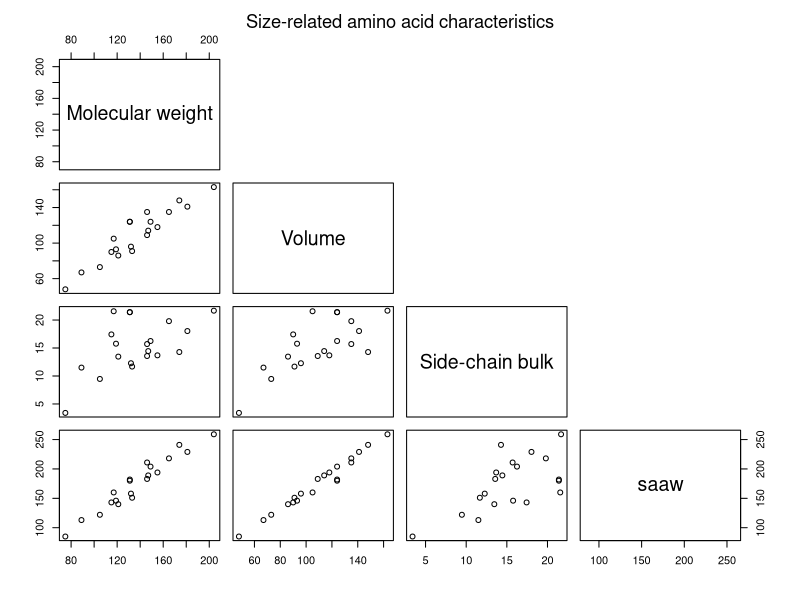
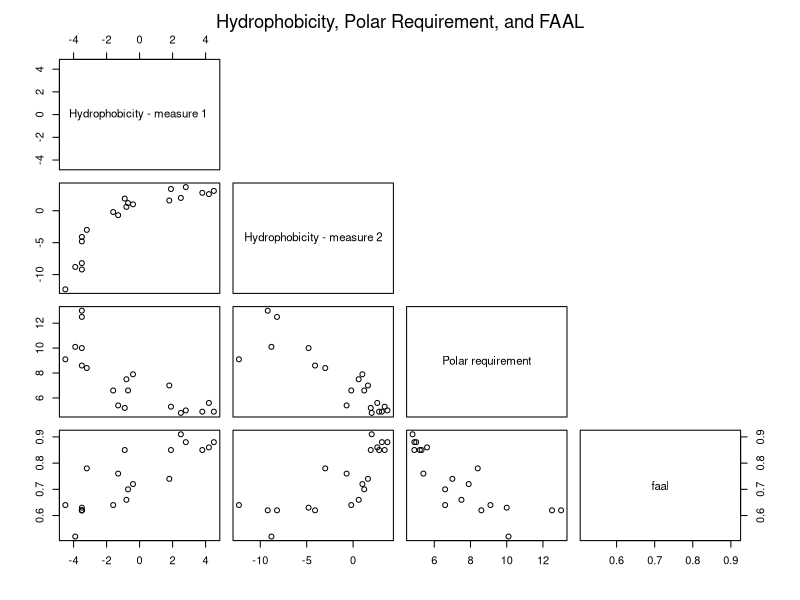
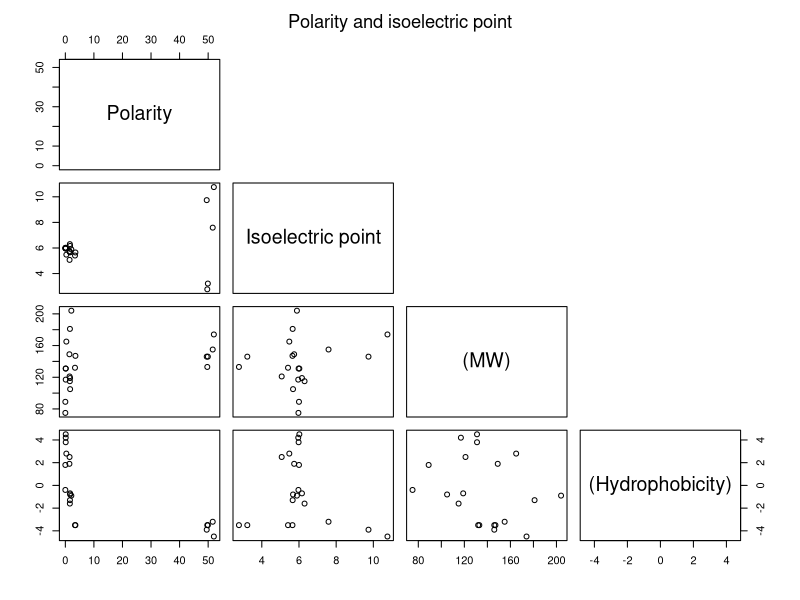
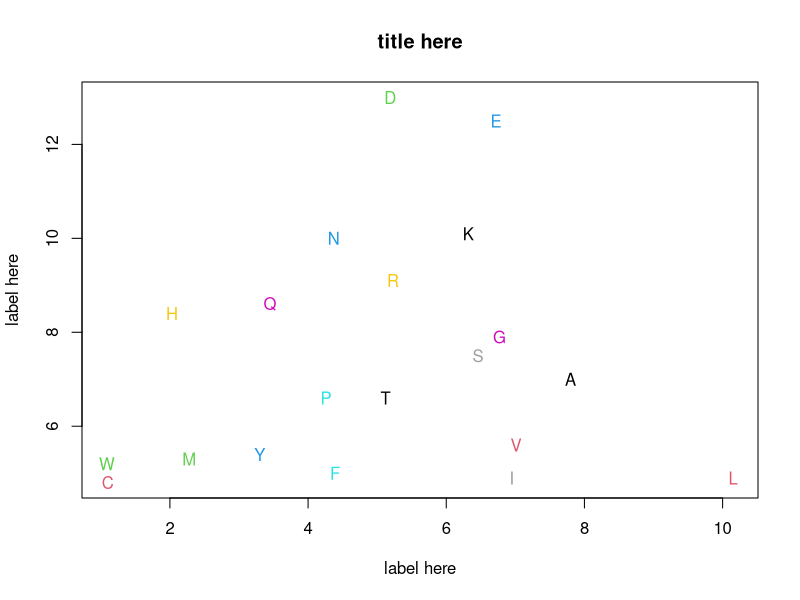

Recreate these plots in R, in order.
## ---- chunk 1
names(iris)
## ---- chunk 2
aa        <-c('A','C','D','E','F','G','H','I','K','L','M','N','P','Q','R','S','T','V','W','Y')
MW     <-c(89,121,133,146,165,75,155,131,146,131,149,132,115,147,174,105,119,117,204,181)
vol    <-c(67,86,91,109,135,48,118,124,135,124,124,96,90,
              114,148,73,93,105,163,141)
rbulk <-c(11.5,13.46,11.68,13.57,19.8,3.4,13.69,21.4,
              15.71,21.4,16.25,12.28,17.43,
              14.45,14.28,9.47,15.77,21.57,21.67,18.03)
pol  <-c(0,1.48,49.7,49.9,0.35,0,51.6,0.13,49.5,0.13,
              1.43,3.38,1.58,3.53,52,1.67,1.66,0.13,2.1,1.61)
IEP <-c(6,5.07,2.77,3.22,5.48,5.97,7.59,6.02,9.74,5.98,
                   5.74,5.41,6.3,5.65,10.76,5.68,6.16,5.96,5.89,5.66)
phob1 <-c(1.8,2.5,-3.5,-3.5,2.8,-0.4,-3.2,4.5,-3.9,3.8,1.9,
                  -3.5,-1.6,-3.5,-4.5,-0.8,-0.7,4.2,-0.9,-1.3)
phob2 <-c(1.6,2,-9.2,-8.2,3.7,1,-3,3.1,-8.8,2.8,3.4,-4.8,
                  -0.2,-4.1,-12.3,0.6,1.2,2.6,1.9,-0.7)
saaw       <-c(113,140,151,183,218,85,194,182,211,180,204,158,
                 143,189,241,122,146,160,259,229)
faal    <-c(0.74,0.91,0.62,0.62,0.88,0.72,0.78,0.88,0.52,
                 0.85,0.85,0.63,0.64,0.62,0.64,0.66,0.7,0.86,0.85,0.76)
polreq    <-c(7,4.8,13,12.5,5,7.9,8.4,4.9,10.1,4.9,5.3,10,
                 6.6,8.6,9.1,7.5,6.6,5.6,5.2,5.4)
freq        <-c(7.8,1.1,5.19,6.72,4.39,6.77,2.03,6.95,6.32,
                10.15,2.28,4.37,4.26,3.45,5.23,6.46,5.12,7.01,1.09,3.3)
charge.cat<-c('un','un','neg','neg','un','un','pos','un','pos',
          'un','un','un','un','un','pos','un','un','un','un','un')
phob.cat <-c('phob','phob','phyll','
              phyll','phob','neut','neut','phob','phyll','phob','phob','phyll','neut',
              'phyll','phyll','neut','neut',
              'phob','phob','neut')
vol.cat<-c('vsmall','small','small','med',
              'vlarge','vsmall','med','large','large',
              'large','large','small','small','med','large',
           'vsmall','small','med','vlarge','vlarge')
pol.cat<-c('nonpol','nonpol','pol','pol',
                'nonpol','nonpol','pol','nonpol',
                'pol','nonpol','nonpol','pol','nonpol','pol',
                'pol','pol','pol','nonpol','nonpol','pol')
chem.cat<-c('ali','sulfur','acid','acid','aro',
            'ali','base','ali','base','ali','sulfur',
            'amide','ali','amide','base','hydro','hydro',
            'ali','aro','aro')

aminoacids <- data.frame(aa,  MW,     vol,      rbulk,
                         pol, IEP,    phob1,    phob2,
                         saaw,faal,   polreq,   freq,
                         charge.cat,  phob.cat, vol.cat,
                         pol.cat,     chem.cat)
## ---- chunk 3
aminoacids[1:5,c(1:12)]
## ---- chunk 4
aminoacids[,1]
## ---- chunk 5
cols <- c("MW","vol","rbulk","saaw")
labs <- c("Molecular weight","Volume","Side-chain bulk","saaw")

pairs(aminoacids[,cols],
      labels = labs,upper.panel = NULL)
mtext(text = "Size-related amino acid characteristics", side = 3, line = 2.5, cex = 1.1)
## ---- chunk 6
cols <- c("phob1","phob2","polreq","faal")
labs <- c("Hydrophobicity - measure 1 ",
          "Hydrophobicity - measure 2",
          "Polar requirement","faal")

pairs(aminoacids[,cols],
      labels = labs,upper.panel = NULL)
mtext(text = "Hydrophobicity, Polar Requirement, and FAAL", side = 3, line = 2.5, cex = 1.1)
## ---- chunk 7
cols <- c("pol","IEP","MW","phob1")
labs <- c("Polarity","Isoelectric point","(MW)","(Hydrophobicity)")

pairs(aminoacids[,cols],
      labels = labs,upper.panel = NULL)
mtext(text = "Polarity and isoelectric point", side = 3, line = 2.5, cex = 1.1)
## ---- chunk 8
# # col name  meaning              units     notes
# "MW",       "molecular weight", "Daltons", 
# "vol",      "volume",            "",      "from van der Waals radii",
# "rbulk",    "R-bulkiness",       "",      "measure of the shape of the side chain (R)"
# "pol",      "polarity",          "",      "measure of the electric field strength around the molecule"
# "IEP",      "isolectric point", "",      "",
# "phob1",    "",                  "",      "",
# "phob2",    "",                  "",      "",
# "saaw",     "",                  "",     "Surface area accessible to water in an unfolded peptide"
# "faal",     "",                  "",     "Fraction of accessible area lost when a protein folds"
# "polreq",   "polar requirement", "",     "",
# "freq","Frequency","The frequencies column shows the mean percentage of each amino acid in the protein sequences 
# of modern organisms."
# 
# "charge.cat","Electric charge.cat (categorical)"
# "vol.cat","volume"
# "phob.cat","Hydrophobicity"
# "chem.cat","Chemistry"
## ---- chunk 9
# 1 letter code
aa        <-c('A','C','D','E','F','G','H','I','K','L','M','N',
              'P','Q','R','S','T','V','W','Y')

## molecular weight in dalton
MW     <-c(89,121,133,146,165,75,155,131,146,131,149,
             132,115,147,174,105,119,117,204,181)

## volume (from van der Waals radii)
vol    <-c(67,86,91,109,135,48,118,124,135,124,124,96,90,
              114,148,73,93,105,163,141)

##  rbulk – a measure of the shape of the side chain
rbulk <-c(11.5,13.46,11.68,13.57,19.8,3.4,13.69,21.4,
              15.71,21.4,16.25,12.28,17.43,
              14.45,14.28,9.47,15.77,21.57,21.67,18.03)

## pol – a measure of the electric field strength around the molecule
pol  <-c(0,1.48,49.7,49.9,0.35,0,51.6,0.13,49.5,0.13,
              1.43,3.38,1.58,3.53,52,1.67,1.66,0.13,2.1,1.61)

## IEPric point
IEP <-c(6,5.07,2.77,3.22,5.48,5.97,7.59,6.02,9.74,5.98,
                   5.74,5.41,6.3,5.65,10.76,5.68,6.16,5.96,5.89,5.66)

## 1st phobity scale
phob1 <-c(1.8,2.5,-3.5,-3.5,2.8,-0.4,-3.2,4.5,-3.9,3.8,1.9,
                  -3.5,-1.6,-3.5,-4.5,-0.8,-0.7,4.2,-0.9,-1.3)

## 2nd phobity scale
phob2 <-c(1.6,2,-9.2,-8.2,3.7,1,-3,3.1,-8.8,2.8,3.4,-4.8,
                  -0.2,-4.1,-12.3,0.6,1.2,2.6,1.9,-0.7)

## Surface area accessible to water in an unfolded peptide
saaw       <-c(113,140,151,183,218,85,194,182,211,180,204,158,
                 143,189,241,122,146,160,259,229)


## Fraction of accessible area lost when a protein folds
faal    <-c(0.74,0.91,0.62,0.62,0.88,0.72,0.78,0.88,0.52,
                 0.85,0.85,0.63,0.64,0.62,0.64,0.66,0.7,0.86,0.85,0.76)



# polar requirement 
polreq    <-c(7,4.8,13,12.5,5,7.9,8.4,4.9,10.1,4.9,5.3,10,
                 6.6,8.6,9.1,7.5,6.6,5.6,5.2,5.4)

## Relative frequency of occurance
## "The frequencies column shows the mean 
### percentage of each amino acid in the protein sequences 
### of modern organisms"
freq        <-c(7.8,1.1,5.19,6.72,4.39,6.77,2.03,6.95,6.32,
                10.15,2.28,4.37,4.26,3.45,5.23,6.46,5.12,7.01,1.09,3.3)

##
# charge.cats
## un = Un-charge.catd
## neg = negative
## pos = positive
charge.cat<-c('un','un','neg','neg','un','un','pos','un','pos',
          'un','un','un','un','un','pos','un','un','un','un','un')

## phob.cat
phob.cat<-c('phob','phob','phyll','
              phyll','phob','neut','neut',
              'phob','phyll','phob','phob',
              'phyll','neut',
              'phyll','phyll','neut','neut',
              'phob','phob','neut')

## volume
vol.cat<-c('vsmall','small','small','med',
              'vlarge','vsmall','med','large','large',
              'large','large','small','small','med','large',
              'vsmall',
              'small','med','vlarge','vlarge')

## pol
pol.cat<-c('nonpol','nonpol','pol','pol',
                'nonpol','nonpol','pol','nonpol',
                'pol','nonpol','nonpol','pol','nonpol','pol',
                'pol','pol','pol','nonpol','nonpol','pol')

## chem.cat
# aliphathic
chem.cat<-c('ali','sulfur','acid','acid','aro',
            'ali','base','ali','base','ali','sulfur',
            'amide','ali','amide','base','hydro','hydro',
            'ali','aro','aro')




## ---- chunk 10
#Build the dataframes.
### Build dataframe
aminoacids <- data.frame(aa, 
                     MW,vol,
                     rbulk, pol, 
                     IEP,phob1, phob2,
                     saaw, faal, polreq,
                     freq, charge.cat, phob.cat,
                     vol.cat, pol.cat, chem.cat)
## ---- chunk 11
#par(mfrow = c(1,1))
plot(polreq  ~ freq, data = aminoacids,
     xlab = "label here",
     ylab = "label here",
     main = "title here",
     col = 0)


text(polreq ~ freq, 
     labels = aa, 
     data = aminoacids, 
     col = 1:20)
